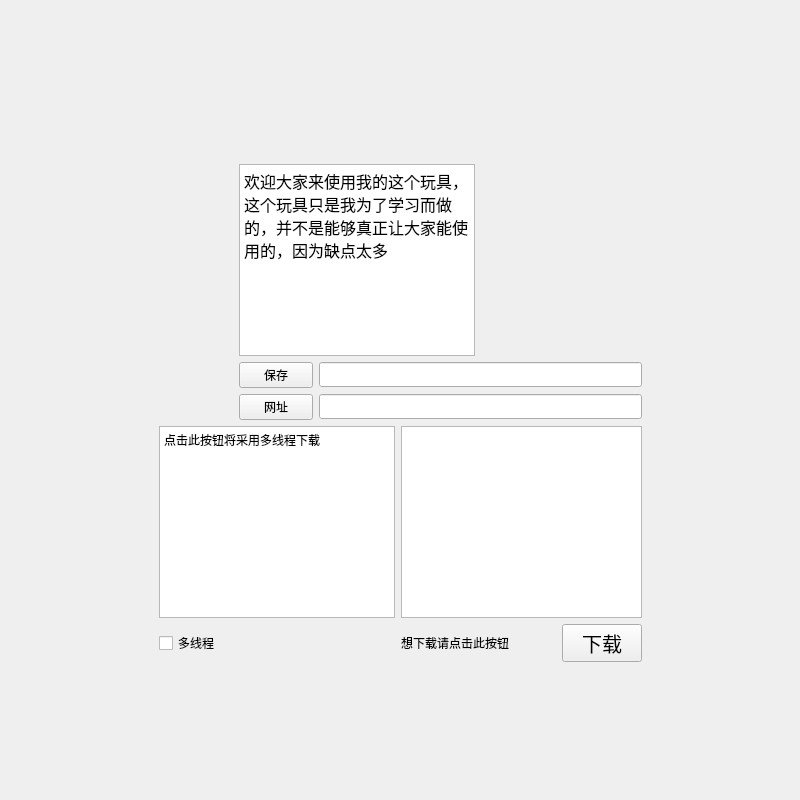
<?xml version="1.0" encoding="UTF-8"?>
<ui version="4.0">
 <class>Widget</class>
 <widget class="QWidget" name="Widget">
  <property name="geometry">
   <rect>
    <x>0</x>
    <y>0</y>
    <width>800</width>
    <height>800</height>
   </rect>
  </property>
  <property name="font">
   <font>
    <family>Brush Script MT</family>
   </font>
  </property>
  <property name="windowTitle">
   <string>Widget</string>
  </property>
  <layout class="QGridLayout" name="gridLayout">
   <item row="0" column="2">
    <spacer name="verticalSpacer">
     <property name="orientation">
      <enum>Qt::Vertical</enum>
     </property>
     <property name="sizeHint" stdset="0">
      <size>
       <width>20</width>
       <height>153</height>
      </size>
     </property>
    </spacer>
   </item>
   <item row="1" column="2" colspan="3">
    <widget class="QPlainTextEdit" name="plainTextEdit">
     <property name="font">
      <font>
       <pointsize>12</pointsize>
      </font>
     </property>
     <property name="plainText">
      <string>欢迎大家来使用我的这个玩具，这个玩具只是我为了学习而做的，并不是能够真正让大家能使用的，因为缺点太多</string>
     </property>
    </widget>
   </item>
   <item row="1" column="7">
    <spacer name="horizontalSpacer_2">
     <property name="orientation">
      <enum>Qt::Horizontal</enum>
     </property>
     <property name="sizeHint" stdset="0">
      <size>
       <width>154</width>
       <height>20</height>
      </size>
     </property>
    </spacer>
   </item>
   <item row="2" column="2">
    <widget class="QPushButton" name="savebutton">
     <property name="minimumSize">
      <size>
       <width>30</width>
       <height>0</height>
      </size>
     </property>
     <property name="text">
      <string>保存</string>
     </property>
    </widget>
   </item>
   <item row="2" column="3" colspan="4">
    <widget class="QLineEdit" name="save_line">
     <property name="minimumSize">
      <size>
       <width>261</width>
       <height>20</height>
      </size>
     </property>
    </widget>
   </item>
   <item row="3" column="2">
    <widget class="QPushButton" name="browser_download">
     <property name="minimumSize">
      <size>
       <width>30</width>
       <height>0</height>
      </size>
     </property>
     <property name="text">
      <string>网址</string>
     </property>
     <property name="checkable">
      <bool>false</bool>
     </property>
    </widget>
   </item>
   <item row="3" column="3" colspan="4">
    <widget class="QLineEdit" name="browse_line">
     <property name="minimumSize">
      <size>
       <width>261</width>
       <height>20</height>
      </size>
     </property>
    </widget>
   </item>
   <item row="4" column="0">
    <spacer name="horizontalSpacer">
     <property name="orientation">
      <enum>Qt::Horizontal</enum>
     </property>
     <property name="sizeHint" stdset="0">
      <size>
       <width>155</width>
       <height>20</height>
      </size>
     </property>
    </spacer>
   </item>
   <item row="4" column="1" colspan="3">
    <widget class="QPlainTextEdit" name="plainTextEdit_2">
     <property name="plainText">
      <string>点击此按钮将采用多线程下载</string>
     </property>
    </widget>
   </item>
   <item row="4" column="4" colspan="3">
    <widget class="QTextEdit" name="output"/>
   </item>
   <item row="5" column="1">
    <widget class="QCheckBox" name="thread">
     <property name="text">
      <string>多线程</string>
     </property>
    </widget>
   </item>
   <item row="5" column="4" colspan="2">
    <widget class="QLabel" name="label">
     <property name="text">
      <string>想下载请点击此按钮</string>
     </property>
    </widget>
   </item>
   <item row="5" column="6">
    <widget class="QPushButton" name="download_button">
     <property name="font">
      <font>
       <pointsize>15</pointsize>
      </font>
     </property>
     <property name="text">
      <string>下载</string>
     </property>
    </widget>
   </item>
   <item row="6" column="5">
    <spacer name="verticalSpacer_2">
     <property name="orientation">
      <enum>Qt::Vertical</enum>
     </property>
     <property name="sizeHint" stdset="0">
      <size>
       <width>20</width>
       <height>54</height>
      </size>
     </property>
    </spacer>
   </item>
  </layout>
 </widget>
 <layoutdefault spacing="6" margin="11"/>
 <resources/>
 <connections/>
</ui>
